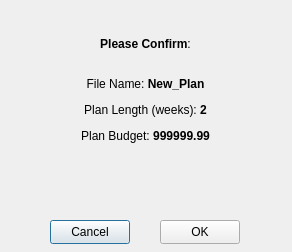
<?xml version="1.0" encoding="UTF-8"?>
<ui version="4.0">
 <class>createplan_confirmation</class>
 <widget class="QDialog" name="createplan_confirmation">
  <property name="geometry">
   <rect>
    <x>0</x>
    <y>0</y>
    <width>292</width>
    <height>252</height>
   </rect>
  </property>
  <property name="windowTitle">
   <string>Confirm</string>
  </property>
  <widget class="QPushButton" name="pushButton">
   <property name="geometry">
    <rect>
     <x>50</x>
     <y>220</y>
     <width>80</width>
     <height>24</height>
    </rect>
   </property>
   <property name="text">
    <string>Cancel</string>
   </property>
  </widget>
  <widget class="QPushButton" name="pushButton_2">
   <property name="geometry">
    <rect>
     <x>160</x>
     <y>220</y>
     <width>80</width>
     <height>24</height>
    </rect>
   </property>
   <property name="text">
    <string>OK</string>
   </property>
  </widget>
  <widget class="QLabel" name="label">
   <property name="geometry">
    <rect>
     <x>40</x>
     <y>10</y>
     <width>211</width>
     <height>161</height>
    </rect>
   </property>
   <property name="text">
    <string>&lt;html&gt;&lt;head/&gt;&lt;body&gt;&lt;p align=&quot;center&quot;&gt;&lt;span style=&quot; font-weight:700;&quot;&gt;Please Confirm&lt;/span&gt;:&lt;br/&gt;&lt;/p&gt;&lt;p align=&quot;center&quot;&gt;File Name: &lt;span style=&quot; font-weight:700;&quot;&gt;New_Plan&lt;/span&gt;&lt;/p&gt;&lt;p align=&quot;center&quot;&gt;Plan Length (weeks): &lt;span style=&quot; font-weight:700;&quot;&gt;2&lt;/span&gt;&lt;/p&gt;&lt;p align=&quot;center&quot;&gt;Plan Budget: &lt;span style=&quot; font-weight:700;&quot;&gt;999999.99&lt;/span&gt;&lt;/p&gt;&lt;/body&gt;&lt;/html&gt;</string>
   </property>
  </widget>
 </widget>
 <resources/>
 <connections/>
</ui>
